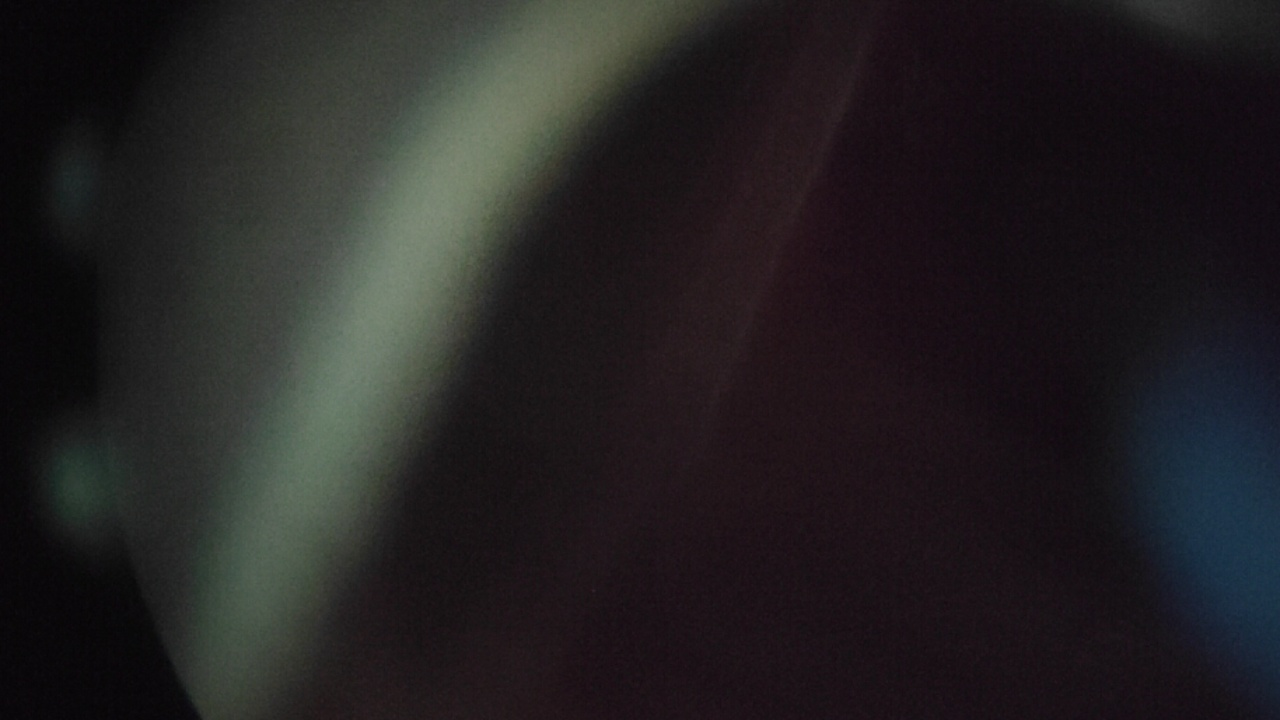
#> input picture CNN_AI/Cervix segmentacion/Pacientes_imagenes/Paciente1/Captura_2.jpg, 1280 x 720 px, found by its file name
$ python border_cervix.py
#> lines starting #> are read from the running program, lines starting #| are printed output that depends on the picture; after the words box and inside, x2 and y2 are one past the last pixel; in counts of white or black regions, pixels touching at a corner belong together
#> further down, img is the input picture: shape (720, 1280, 3); mean B, G, R 34.2, 33.2, 35.7
import cv2
import numpy as np

def cervix_contour_overlay(bgr: np.ndarray,
                           contour_color=(0, 255, 0),
                           thickness=4):
    """
    Retorna:
      overlay: imagen original con el contorno dibujado
      mask: máscara interna (por si quieres depurar)
    """
#> called with contour_color = (0, 255, 0), thickness = 4

    h, w = bgr.shape[:2]

    # 1) Suavizado
    blur = cv2.GaussianBlur(bgr, (7, 7), 0)

    # 2) (Opcional) reducir brillos (specular highlights)
    hsv = cv2.cvtColor(blur, cv2.COLOR_BGR2HSV)
#> hsv: shape (720, 1280, 3); mean H, S, V 118.6, 61.8, 38.8
    H, S, V = cv2.split(hsv)
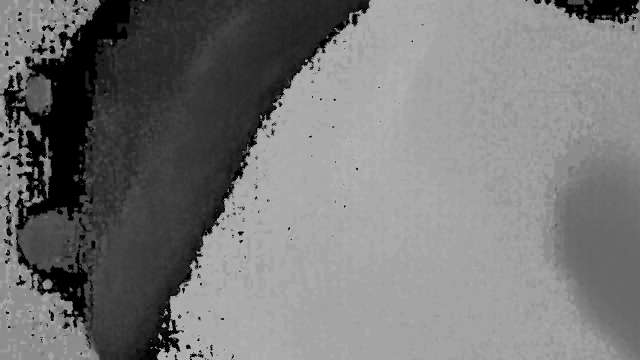
#> H: shape (720, 1280) (shown at 1/2 size); min 0, max 178, mean 118.6
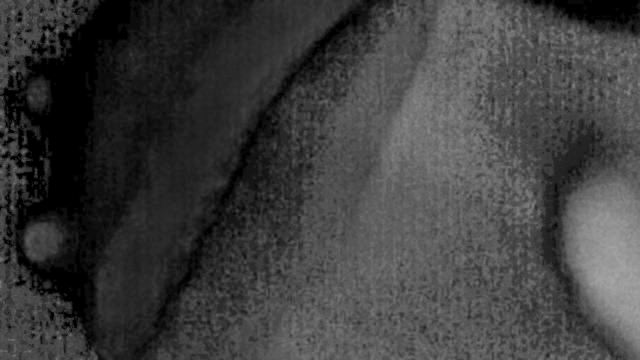
#> S: shape (720, 1280) (shown at 1/2 size); min 0, max 169, mean 61.8
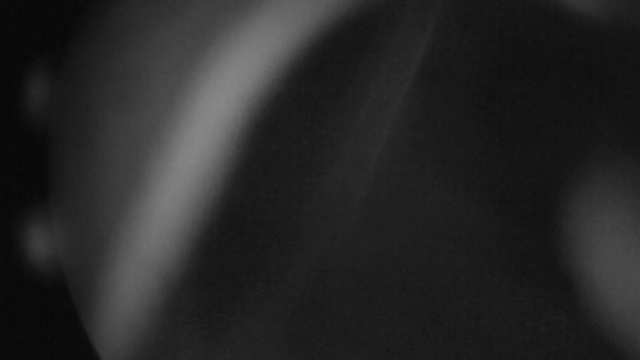
#> V: shape (720, 1280) (shown at 1/2 size); min 7, max 136, mean 38.8
    glare = ((V > 220) & (S < 60)).astype(np.uint8) * 255
#> glare: shape (720, 1280); every value is 0
    glare = cv2.dilate(glare, np.ones((5, 5), np.uint8), iterations=1)
    img = cv2.inpaint(blur, glare, 3, cv2.INPAINT_TELEA)

    # 3) Máscara por color en LAB (baseline)
    lab = cv2.cvtColor(img, cv2.COLOR_BGR2LAB)
#> lab: shape (720, 1280, 3); mean of channels 0, 1, 2 33, 129.7, 127.6
    L, A, B = cv2.split(lab)
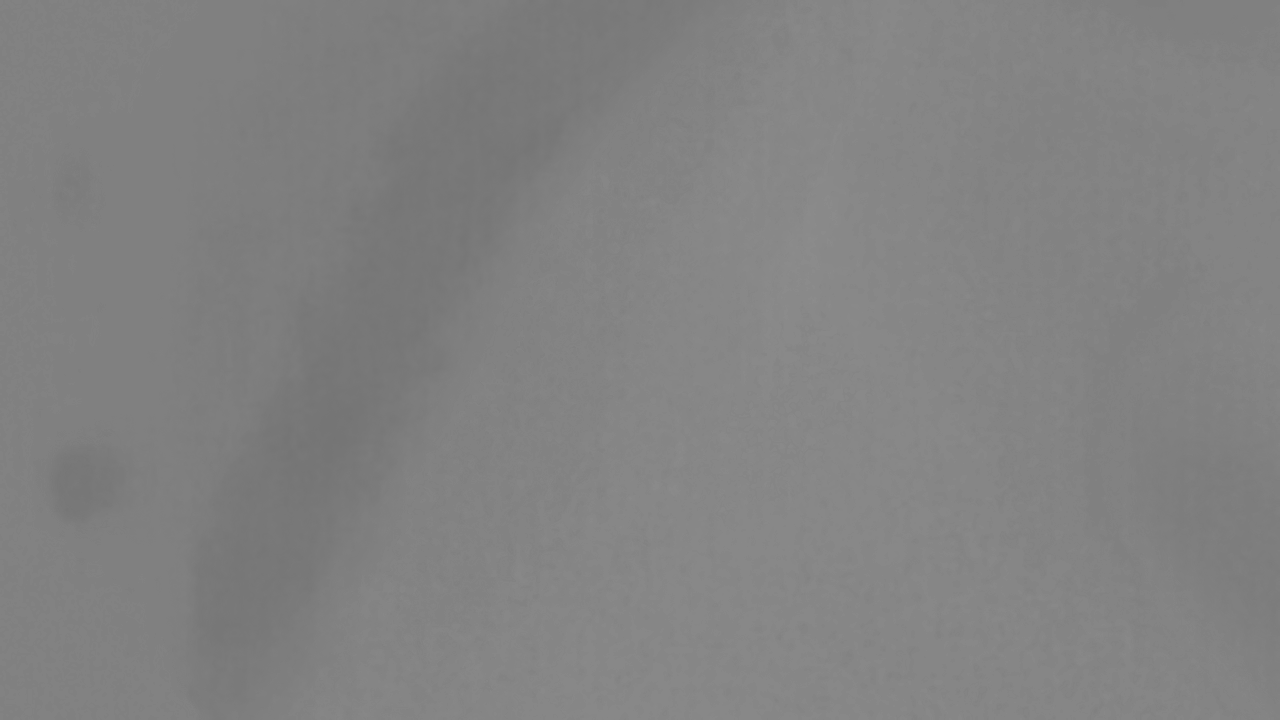
#> A: shape (720, 1280); min 116, max 141, mean 129.7

    # Umbrales iniciales (AJUSTA si tu cámara cambia mucho)
    # A alto => más rojizo/rosado. L evita sombras.
    mask = ((A > 145) & (L > 60)).astype(np.uint8) * 255

    # 4) Limpieza morfológica
    k = cv2.getStructuringElement(cv2.MORPH_ELLIPSE, (19, 19))
    mask = cv2.morphologyEx(mask, cv2.MORPH_CLOSE, k, iterations=2)
    mask = cv2.morphologyEx(mask, cv2.MORPH_OPEN,  k, iterations=1)

    # 5) Elegir el mejor contorno
    cnts, _ = cv2.findContours(mask, cv2.RETR_EXTERNAL, cv2.CHAIN_APPROX_SIMPLE)
#> cnts = []
    overlay = bgr.copy()

    if not cnts:
        return overlay, mask  # no encontró nada

    img_cx, img_cy = w / 2.0, h / 2.0

    # [9 lines left out: function score, not called in this run]

    best = max(cnts, key=score)

    # 6) Dibujar contorno sobre la imagen original
    cv2.drawContours(overlay, [best], -1, contour_color, thickness)

    return overlay, mask


if __name__ == "__main__":
    img = cv2.imread("Cervix segmentacion/Pacientes_imagenes/Paciente4/Captura_2.jpg")  # tu imagen
    overlay, mask = cervix_contour_overlay(img, contour_color=(0, 255, 0), thickness=4)

    cv2.imwrite("cervix_contour.png", overlay)
    cv2.imwrite("debug_mask.png", mask)

$ run again, with CNN_AI/Cervix segmentacion/Pacientes_imagenes/Paciente1/Captura_10.jpg copied over CNN_AI/Cervix segmentacion/Pacientes_imagenes/Paciente1/Captura_2.jpg
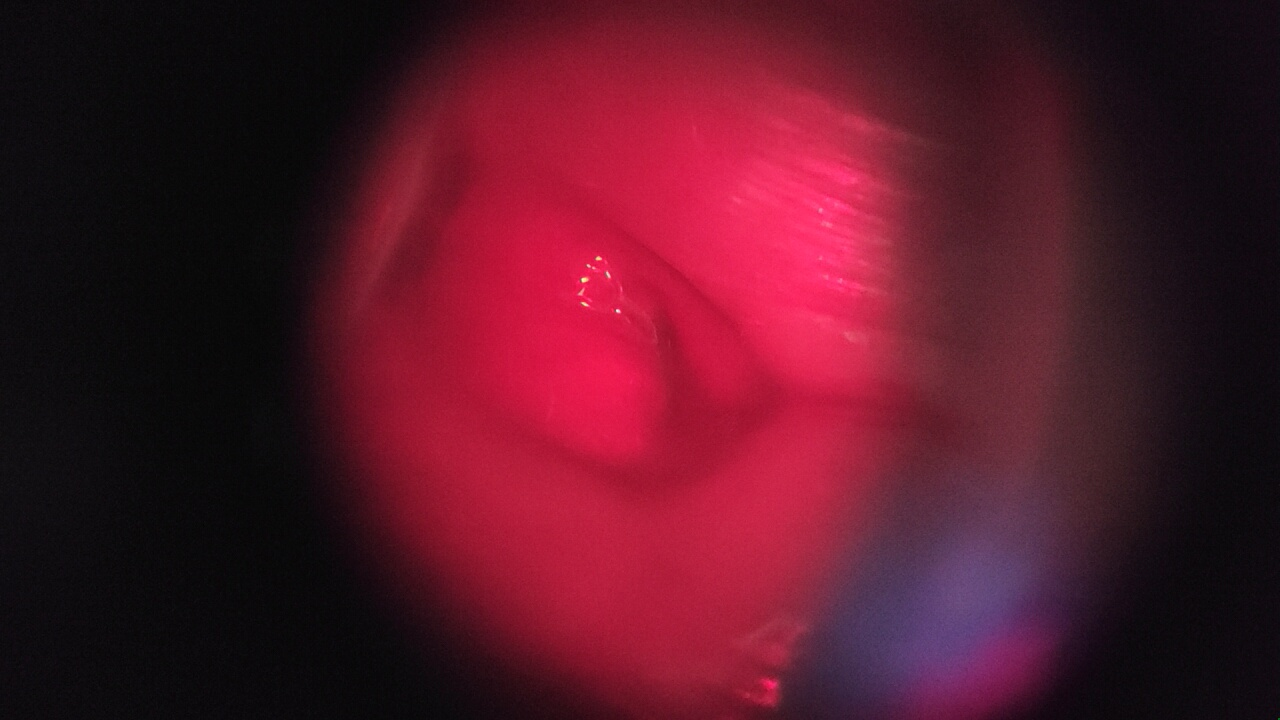
#> input picture CNN_AI/Cervix segmentacion/Pacientes_imagenes/Paciente1/Captura_10.jpg, 1280 x 720 px, found by its file name
#> img is the input picture: shape (720, 1280, 3); mean B, G, R 38.6, 22.4, 85.4
#> hsv: shape (720, 1280, 3); mean H, S, V 153.5, 135.6, 85.9
#> glare: shape (720, 1280); every value is 0
#> lab: shape (720, 1280, 3); mean of channels 0, 1, 2 49.7, 154.2, 134.7
#> in cervix_contour_overlay, `mask = cv2.morphologyEx(mask, cv2.MORPH_CLOSE, k, iterations=2)`:
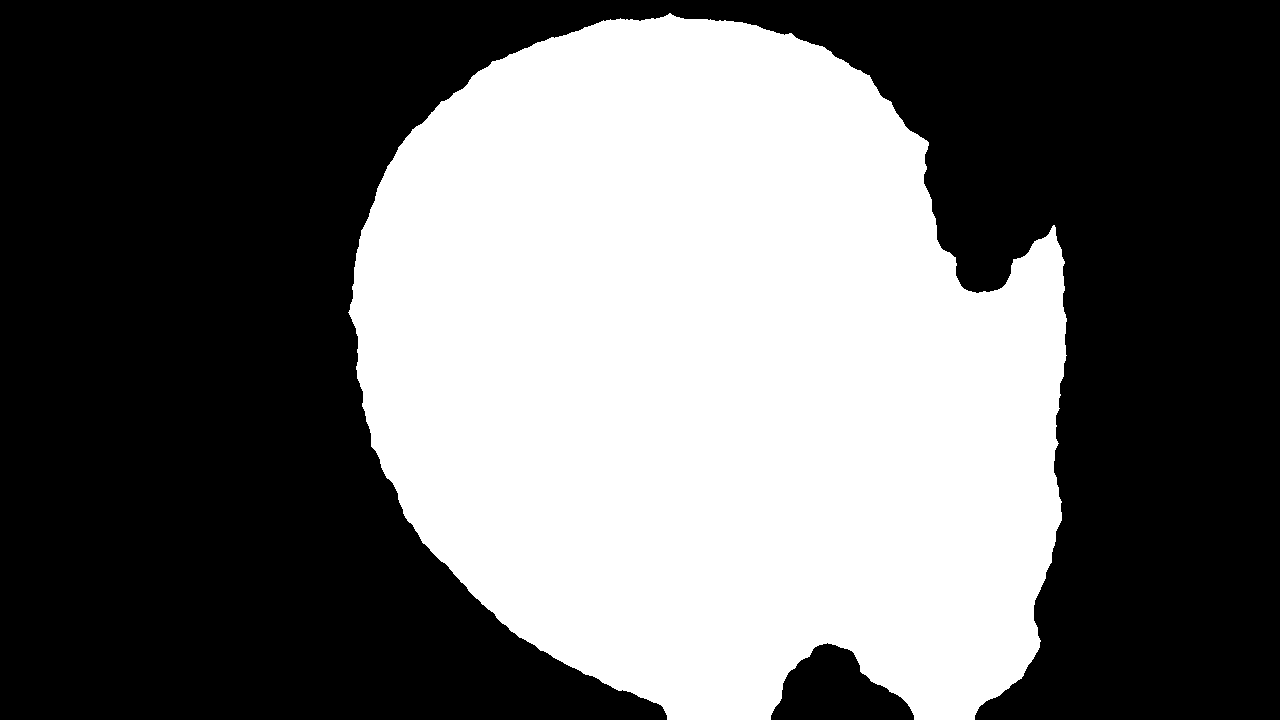
#> mask: shape (720, 1280); 42.1% white; 1 white region, box (x1, y1, x2, y2) and area: (348, 13, 1067, 720) 387866
#> cnts = 1 contour; box (x1, y1, x2, y2) and area: (349, 15, 1066, 720) 386500
#> area = 386500.5
#> x = 349; y = 15; ww = 717; hh = 705
#> cx = 707.5; cy = 367.5
#> dist = 67.92
#> best = contour of 1201 points, box (x1, y1, x2, y2) (349, 15, 1066, 720), area 386500
#> in cervix_contour_overlay, `cv2.drawContours(overlay, [best], -1, contour_color, thickness)`:
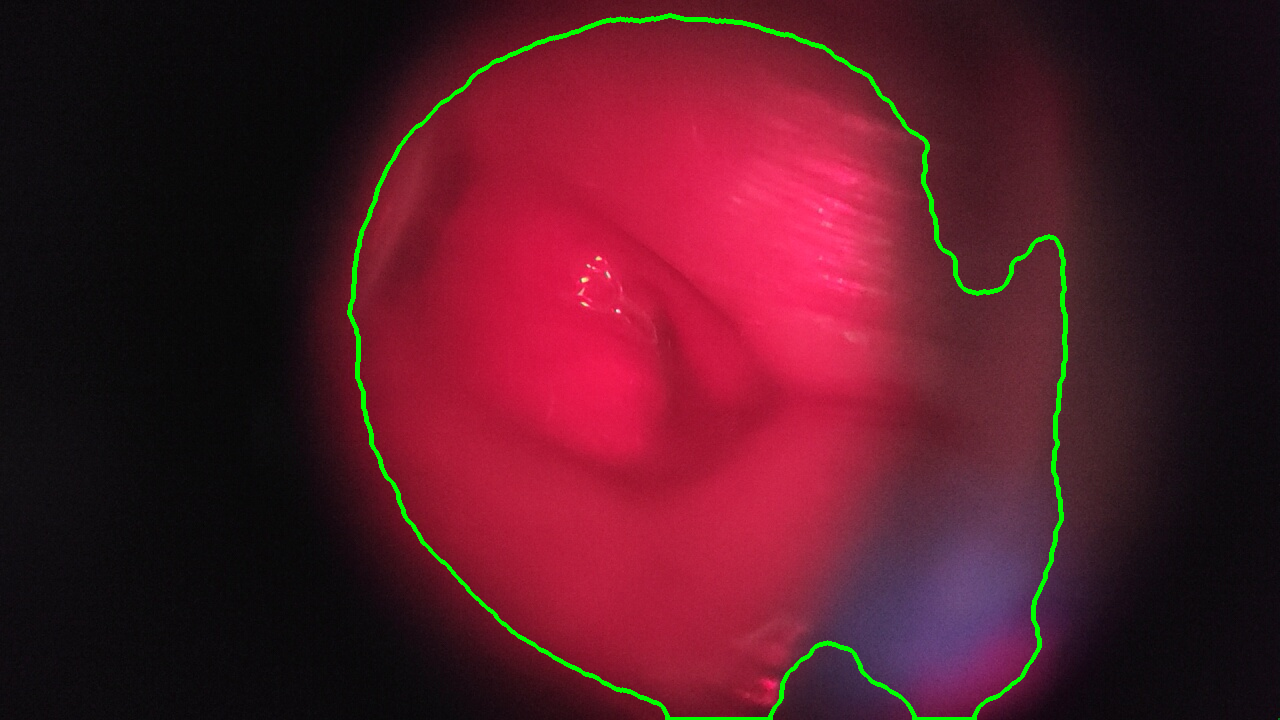
#> overlay: shape (720, 1280, 3); 1.23% of pixels changed, all inside (x1, y1, x2, y2) = (347, 13, 1068, 720)

$ run again, with CNN_AI/Cervix segmentacion/Pacientes_imagenes/Paciente1/Captura_8.jpg copied over CNN_AI/Cervix segmentacion/Pacientes_imagenes/Paciente1/Captura_2.jpg
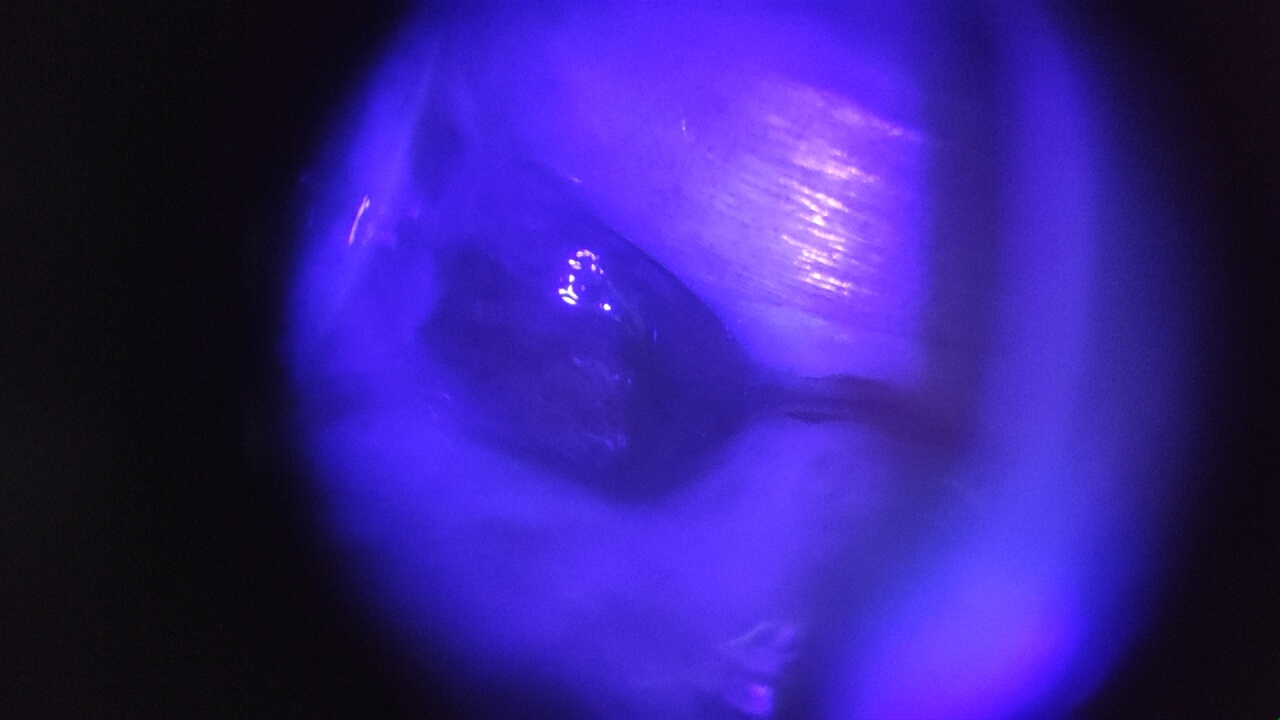
#> input picture CNN_AI/Cervix segmentacion/Pacientes_imagenes/Paciente1/Captura_8.jpg, 1280 x 720 px, found by its file name
#> img is the input picture: shape (720, 1280, 3); mean B, G, R 138.7, 31.5, 52.5
#> hsv: shape (720, 1280, 3); mean H, S, V 128.8, 170.6, 138.7
#> in cervix_contour_overlay, `glare = ((V > 220) & (S < 60)).astype(np.uint8) * 255`:
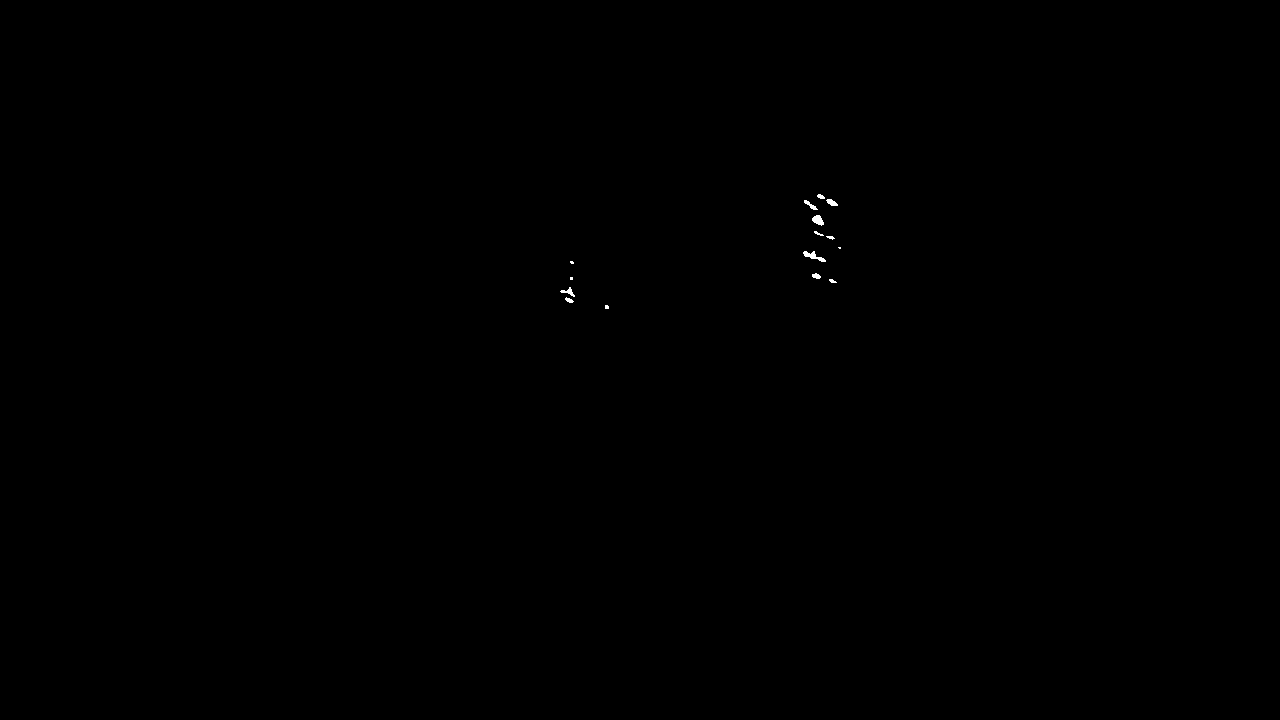
#> glare: shape (720, 1280); 0.06% white; 15 white regions (4 under 20 px), largest, box (x1, y1, x2, y2) and area: (803, 251, 826, 262) 103, (812, 215, 824, 226) 85, (560, 287, 575, 297) 56
#> lab: shape (720, 1280, 3); mean of channels 0, 1, 2 57.5, 165.4, 76.8
#> cnts = 1 contour; box (x1, y1, x2, y2) and area: (299, 0, 1140, 720) 504458
#> area = 504458.5
#> x = 299; y = 0; ww = 841; hh = 720
#> cx = 719.5; cy = 360
#> dist = 79.5
#> best = contour of 1076 points, box (x1, y1, x2, y2) (299, 0, 1140, 720), area 504458
#> in cervix_contour_overlay, `cv2.drawContours(overlay, [best], -1, contour_color, thickness)`:
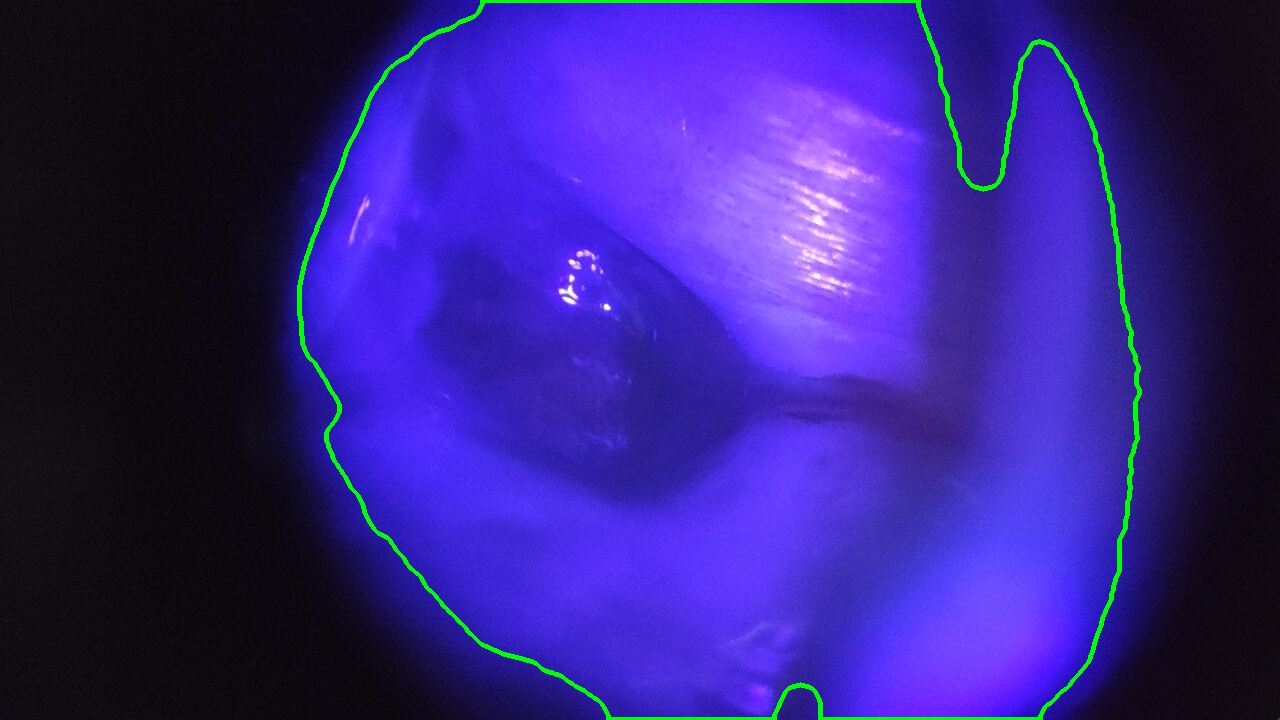
#> overlay: shape (720, 1280, 3); 1.33% of pixels changed, all inside (x1, y1, x2, y2) = (297, 0, 1142, 720)
